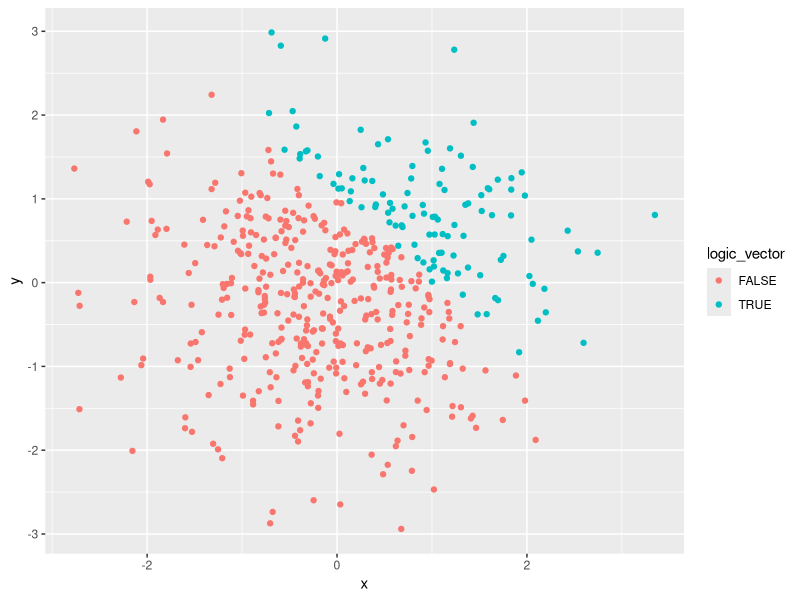
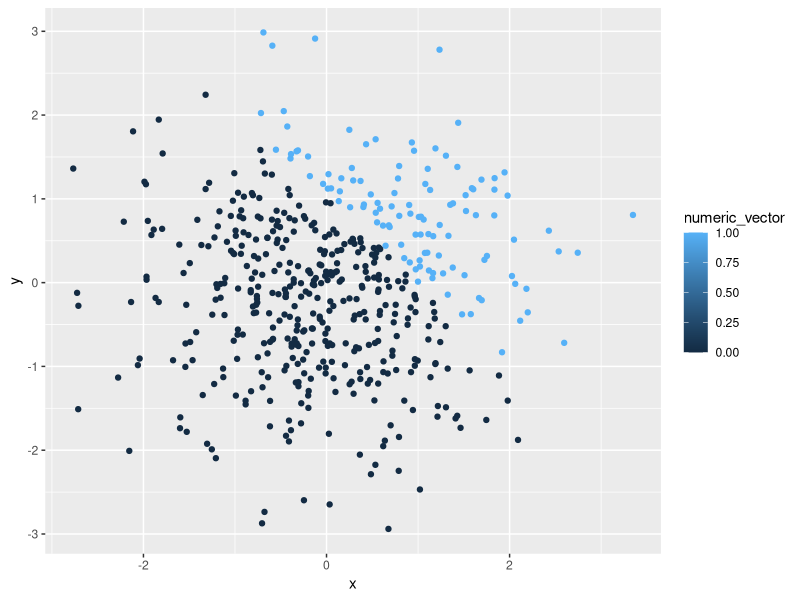
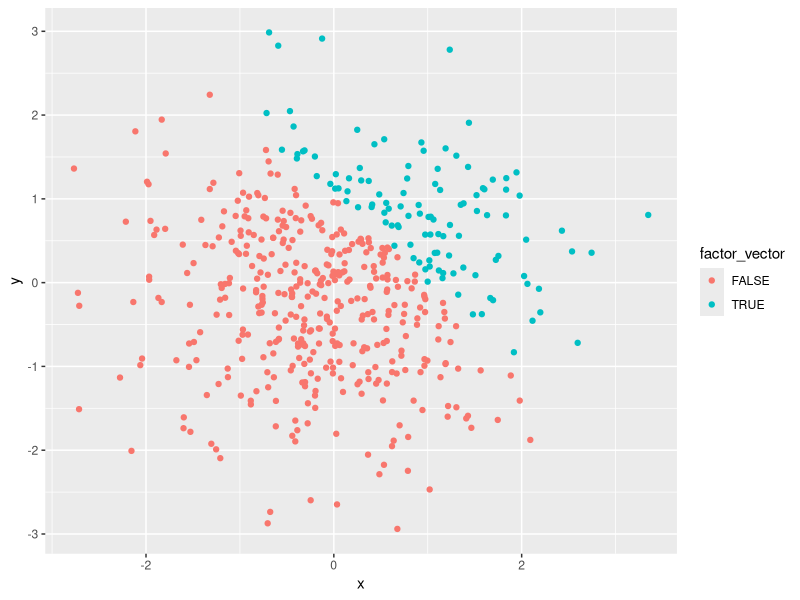
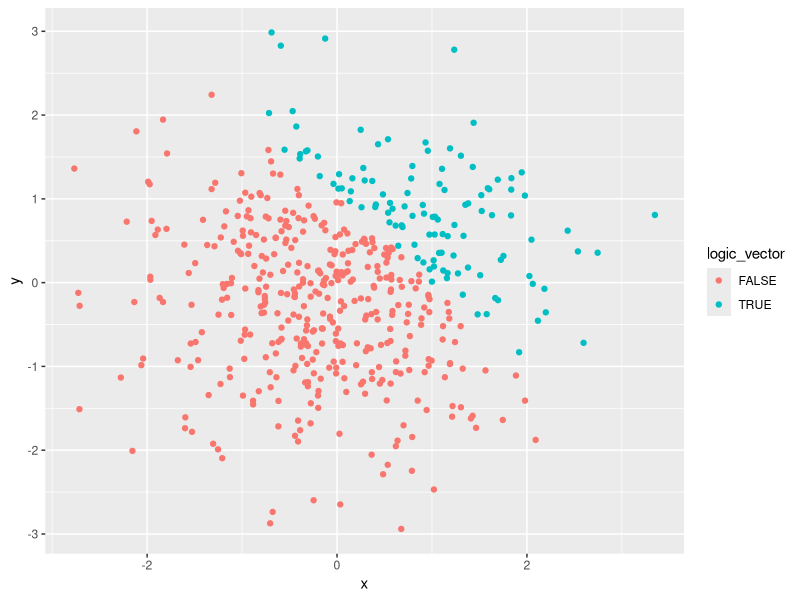

These charts were generated, in order, by the following R code:
## ---- chunk 1
library(tidyverse)
## ---- chunk 2

my_df = tibble(
  vec_numeric = rnorm(8),
  vec_logical = vec_numeric > 0,
  vec_char = c("monkey", "eel", "finch", "dog", "cat", "salmon", "carp","parrot"),
  vec_factor = factor(c("mammal", "fish", "bird", "mammal", "mammal", "fish", "fish", "bird"))
)

# The mean of the variables inside the data frame
mean(pull(my_df, vec_numeric))
mean(pull(my_df, vec_logical))
mean(pull(my_df, vec_char))
mean(pull(my_df, vec_factor))

# You can only take a mean of numeric or logical vectors, thus mean(vec_char) and mean(vec_factor) are not applicable.

## Application of as.numeric

# logical vector
l = pull(my_df, vec_logical)
as.numeric(l)

# character vector
c = pull(my_df, vec_char)
as.numeric(c)

# factor vector
f = pull(my_df, vec_factor)
as.numeric(f)
## ---- chunk 3
plot_df = tibble(
  x = rnorm(500),
  y = rnorm(500),
  logic_vector = (x + y) >1,
  numeric_vector = as.numeric(logic_vector),
  factor_vector = as.factor(logic_vector)
)

df_rows = nrow(plot_df)
df_col = ncol(plot_df)
x_mean = mean(pull(plot_df, x))
x_median = median(pull(plot_df, x))
x_sd = sd(pull(plot_df, x))
lv = pull(plot_df, logic_vector)
## ---- chunk 4
#  scatter plot of x and y
ggplot(plot_df, aes(x = x, y = y,  color = logic_vector)) + geom_point()
ggsave("scatterplot.pdf")
## ---- chunk 5
# scatter plot for numeric variable 
ggplot(plot_df, aes(x = x, y = y,  color = numeric_vector)) + geom_point()
## ---- chunk 6
# scatter plot for factor variable 
ggplot(plot_df, aes(x = x, y = y,  color = factor_vector)) + geom_point()
